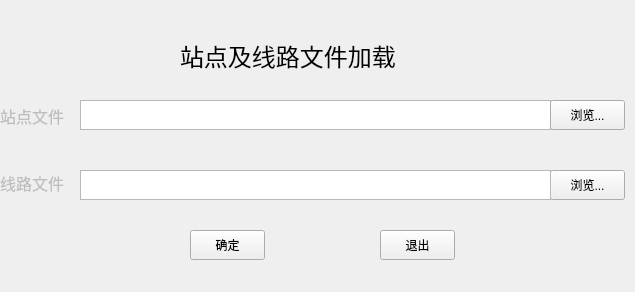
<?xml version="1.0" encoding="UTF-8"?>
<ui version="4.0">
 <class>QtWidgetsFL</class>
 <widget class="QWidget" name="QtWidgetsFL">
  <property name="geometry">
   <rect>
    <x>0</x>
    <y>0</y>
    <width>635</width>
    <height>292</height>
   </rect>
  </property>
  <property name="minimumSize">
   <size>
    <width>635</width>
    <height>292</height>
   </size>
  </property>
  <property name="maximumSize">
   <size>
    <width>635</width>
    <height>292</height>
   </size>
  </property>
  <property name="windowTitle">
   <string>文件加载</string>
  </property>
  <widget class="QLabel" name="labelLine">
   <property name="enabled">
    <bool>false</bool>
   </property>
   <property name="geometry">
    <rect>
     <x>0</x>
     <y>172</y>
     <width>81</width>
     <height>21</height>
    </rect>
   </property>
   <property name="font">
    <font>
     <family>Agency FB</family>
     <pointsize>12</pointsize>
    </font>
   </property>
   <property name="text">
    <string>线路文件</string>
   </property>
  </widget>
  <widget class="QPushButton" name="pushButtonQuit">
   <property name="geometry">
    <rect>
     <x>380</x>
     <y>230</y>
     <width>75</width>
     <height>30</height>
    </rect>
   </property>
   <property name="text">
    <string>退出</string>
   </property>
  </widget>
  <widget class="QPushButton" name="pushButtonDone">
   <property name="geometry">
    <rect>
     <x>190</x>
     <y>230</y>
     <width>75</width>
     <height>30</height>
    </rect>
   </property>
   <property name="text">
    <string>确定</string>
   </property>
  </widget>
  <widget class="QTextEdit" name="textEditStop">
   <property name="geometry">
    <rect>
     <x>80</x>
     <y>100</y>
     <width>471</width>
     <height>30</height>
    </rect>
   </property>
   <property name="markdown">
    <string/>
   </property>
   <property name="html">
    <string>&lt;!DOCTYPE HTML PUBLIC &quot;-//W3C//DTD HTML 4.0//EN&quot; &quot;http://www.w3.org/TR/REC-html40/strict.dtd&quot;&gt;
&lt;html&gt;&lt;head&gt;&lt;meta name=&quot;qrichtext&quot; content=&quot;1&quot; /&gt;&lt;style type=&quot;text/css&quot;&gt;
p, li { white-space: pre-wrap; }
&lt;/style&gt;&lt;/head&gt;&lt;body style=&quot; font-family:'SimSun'; font-size:9pt; font-weight:400; font-style:normal;&quot;&gt;
&lt;p style=&quot;-qt-paragraph-type:empty; margin-top:0px; margin-bottom:0px; margin-left:0px; margin-right:0px; -qt-block-indent:0; text-indent:0px;&quot;&gt;&lt;br /&gt;&lt;/p&gt;&lt;/body&gt;&lt;/html&gt;</string>
   </property>
  </widget>
  <widget class="QLabel" name="labelStop">
   <property name="enabled">
    <bool>false</bool>
   </property>
   <property name="geometry">
    <rect>
     <x>0</x>
     <y>105</y>
     <width>81</width>
     <height>21</height>
    </rect>
   </property>
   <property name="font">
    <font>
     <family>Agency FB</family>
     <pointsize>12</pointsize>
    </font>
   </property>
   <property name="text">
    <string>站点文件</string>
   </property>
  </widget>
  <widget class="QPushButton" name="pushButtonLine">
   <property name="geometry">
    <rect>
     <x>550</x>
     <y>170</y>
     <width>75</width>
     <height>30</height>
    </rect>
   </property>
   <property name="palette">
    <palette>
     <active>
      <colorrole role="LinkVisited">
       <brush brushstyle="SolidPattern">
        <color alpha="255">
         <red>255</red>
         <green>0</green>
         <blue>0</blue>
        </color>
       </brush>
      </colorrole>
     </active>
     <inactive>
      <colorrole role="LinkVisited">
       <brush brushstyle="SolidPattern">
        <color alpha="255">
         <red>255</red>
         <green>0</green>
         <blue>0</blue>
        </color>
       </brush>
      </colorrole>
     </inactive>
     <disabled>
      <colorrole role="LinkVisited">
       <brush brushstyle="SolidPattern">
        <color alpha="255">
         <red>255</red>
         <green>0</green>
         <blue>0</blue>
        </color>
       </brush>
      </colorrole>
     </disabled>
    </palette>
   </property>
   <property name="toolTip">
    <string/>
   </property>
   <property name="toolTipDuration">
    <number>-1</number>
   </property>
   <property name="text">
    <string>浏览...</string>
   </property>
  </widget>
  <widget class="QTextEdit" name="textEditLine">
   <property name="geometry">
    <rect>
     <x>80</x>
     <y>170</y>
     <width>471</width>
     <height>30</height>
    </rect>
   </property>
  </widget>
  <widget class="QPushButton" name="pushButtonStop">
   <property name="geometry">
    <rect>
     <x>550</x>
     <y>100</y>
     <width>75</width>
     <height>30</height>
    </rect>
   </property>
   <property name="palette">
    <palette>
     <active>
      <colorrole role="LinkVisited">
       <brush brushstyle="SolidPattern">
        <color alpha="255">
         <red>255</red>
         <green>0</green>
         <blue>0</blue>
        </color>
       </brush>
      </colorrole>
     </active>
     <inactive>
      <colorrole role="LinkVisited">
       <brush brushstyle="SolidPattern">
        <color alpha="255">
         <red>255</red>
         <green>0</green>
         <blue>0</blue>
        </color>
       </brush>
      </colorrole>
     </inactive>
     <disabled>
      <colorrole role="LinkVisited">
       <brush brushstyle="SolidPattern">
        <color alpha="255">
         <red>255</red>
         <green>0</green>
         <blue>0</blue>
        </color>
       </brush>
      </colorrole>
     </disabled>
    </palette>
   </property>
   <property name="mouseTracking">
    <bool>false</bool>
   </property>
   <property name="toolTip">
    <string/>
   </property>
   <property name="toolTipDuration">
    <number>-1</number>
   </property>
   <property name="text">
    <string>浏览...</string>
   </property>
   <property name="checkable">
    <bool>false</bool>
   </property>
  </widget>
  <widget class="QLabel" name="labelWind">
   <property name="geometry">
    <rect>
     <x>180</x>
     <y>40</y>
     <width>271</width>
     <height>31</height>
    </rect>
   </property>
   <property name="font">
    <font>
     <family>Agency FB</family>
     <pointsize>18</pointsize>
    </font>
   </property>
   <property name="text">
    <string>站点及线路文件加载</string>
   </property>
  </widget>
  <widget class="QLabel" name="labelHits">
   <property name="enabled">
    <bool>false</bool>
   </property>
   <property name="geometry">
    <rect>
     <x>0</x>
     <y>270</y>
     <width>631</width>
     <height>21</height>
    </rect>
   </property>
   <property name="font">
    <font>
     <family>Agency FB</family>
     <pointsize>12</pointsize>
    </font>
   </property>
   <property name="text">
    <string/>
   </property>
  </widget>
 </widget>
 <layoutdefault spacing="6" margin="11"/>
 <resources/>
 <connections>
  <connection>
   <sender>pushButtonStop</sender>
   <signal>clicked()</signal>
   <receiver>QtWidgetsFL</receiver>
   <slot>inputStop()</slot>
   <hints>
    <hint type="sourcelabel">
     <x>687</x>
     <y>149</y>
    </hint>
    <hint type="destinationlabel">
     <x>419</x>
     <y>237</y>
    </hint>
   </hints>
  </connection>
  <connection>
   <sender>pushButtonLine</sender>
   <signal>clicked()</signal>
   <receiver>QtWidgetsFL</receiver>
   <slot>inputLine()</slot>
   <hints>
    <hint type="sourcelabel">
     <x>687</x>
     <y>249</y>
    </hint>
    <hint type="destinationlabel">
     <x>419</x>
     <y>237</y>
    </hint>
   </hints>
  </connection>
  <connection>
   <sender>pushButtonDone</sender>
   <signal>clicked()</signal>
   <receiver>QtWidgetsFL</receiver>
   <slot>checkFile()</slot>
   <hints>
    <hint type="sourcelabel">
     <x>307</x>
     <y>354</y>
    </hint>
    <hint type="destinationlabel">
     <x>419</x>
     <y>237</y>
    </hint>
   </hints>
  </connection>
  <connection>
   <sender>pushButtonQuit</sender>
   <signal>clicked()</signal>
   <receiver>QtWidgetsFL</receiver>
   <slot>close()</slot>
   <hints>
    <hint type="sourcelabel">
     <x>497</x>
     <y>354</y>
    </hint>
    <hint type="destinationlabel">
     <x>419</x>
     <y>237</y>
    </hint>
   </hints>
  </connection>
 </connections>
 <slots>
  <slot>inputStop()</slot>
  <slot>inputLine()</slot>
  <slot>checkFile()</slot>
 </slots>
</ui>
